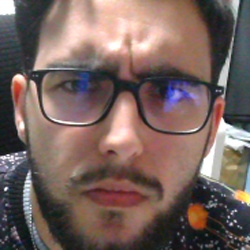
#> input picture fotos_entrenamiento/Enojo/rostro_104.jpg, 250 x 250 px, given in place of the camera
$ jupyter execute --allow-errors Reconocimiento.ipynb
#> lines starting #> are read from the running program, lines starting #| are printed output that depends on the picture
#> further down, frame is the input picture: shape (250, 250, 3); mean B, G, R 94.4, 99.8, 119.6
#> `gray = cv2.cvtColor(frame, cv2.COLOR_BGR2GRAY)`:
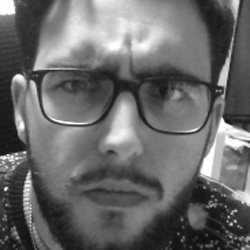
#> gray: shape (250, 250); min 9, max 255, mean 105.1
#> `faces = faceClassif.detectMultiScale(gray, scaleFactor=1.1, minNeighbo..`: faces = [[13, 16, 217, 217]]
#> `rostro = auxFrame[y:y+h,x:x+w]`:
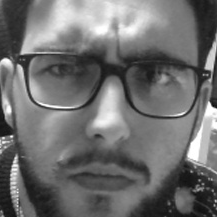
#> rostro: shape (217, 217); min 9, max 255, mean 110.3
#> `rostro = cv2.resize(rostro,(150,150), cv2.INTER_CUBIC)`:
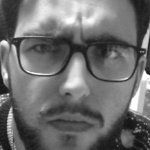
#> rostro: shape (150, 150); min 16, max 255, mean 110.2
[cell 1]
import cv2
import os
import numpy as np

[cell 2]
def emotionImage(emotion):
	# Emojis
	if emotion == 0: 		image = cv2.imread('./Emojis/Enojado.png', cv2.IMREAD_UNCHANGED)
	if emotion == 1: 	image = cv2.imread('./Emojis/Felicidad.png', cv2.IMREAD_UNCHANGED)
	if emotion == 2: 	image = cv2.imread('./Emojis/Neutro.png', cv2.IMREAD_UNCHANGED)
	if emotion == 3: 	image = cv2.imread('./Emojis/Sorpresa.png', cv2.IMREAD_UNCHANGED)
	if emotion == 4: 	image = cv2.imread('./Emojis/Tristeza.png', cv2.IMREAD_UNCHANGED)
	return image

[cell 3]
emotion_recognizer = cv2.face.LBPHFaceRecognizer_create()
#> (the rest of this cell did not finish here and is left out)

[cell 4]
dataPath = './fotos_entrenamiento/'
imagePaths = os.listdir(dataPath)
print('imagePaths=',imagePaths)

[cell 5]
cap = cv2.VideoCapture(0)
if not cap.isOpened():
    cap = cv2.VideoCapture(1)
    if not cap.isOpened():
        cap = cv2.VideoCapture(0)
        if not cap.isOpened():
            print('Camera error')
            exit(0)
        else: print('Camera 0')
    else: print('Camera 1')
else: print('Camera 0')

faceClassif = cv2.CascadeClassifier(cv2.data.haarcascades+'haarcascade_frontalface_default.xml')

#> (the rest of this cell did not finish here and is left out)

$ run again, on fotos_entrenamiento/Enojo/rostro_1063.jpg
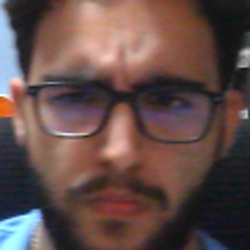
#> input picture fotos_entrenamiento/Enojo/rostro_1063.jpg, 250 x 250 px, given in place of the camera
#> frame is the input picture: shape (250, 250, 3); mean B, G, R 73.6, 77, 99.6
#> `gray = cv2.cvtColor(frame, cv2.COLOR_BGR2GRAY)`:
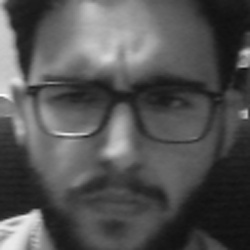
#> gray: shape (250, 250); min 15, max 250, mean 83.4
#> faces = [[14, 18, 221, 221]]
#> `rostro = auxFrame[y:y+h,x:x+w]`:
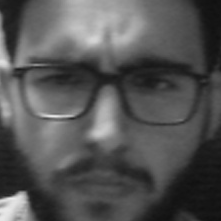
#> rostro: shape (221, 221); min 16, max 235, mean 84

$ run again, on fotos_entrenamiento/Enojo/rostro_1077.jpg
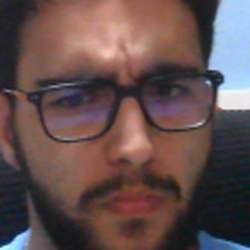
#> input picture fotos_entrenamiento/Enojo/rostro_1077.jpg, 250 x 250 px, given in place of the camera
#> frame is the input picture: shape (250, 250, 3); mean B, G, R 78.5, 79.5, 100
#> `gray = cv2.cvtColor(frame, cv2.COLOR_BGR2GRAY)`:
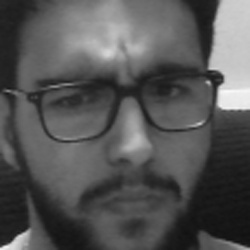
#> gray: shape (250, 250); min 17, max 249, mean 85.5
#> faces = [[30, 109, 85, 85], [13, 9, 228, 228]]
#> `rostro = auxFrame[y:y+h,x:x+w]`:
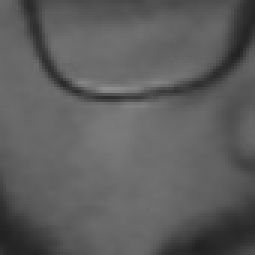
#> rostro: shape (85, 85) (shown 3 times larger); min 33, max 143, mean 93.3

$ run again, on fotos_entrenamiento/Enojo/rostro_1090.jpg
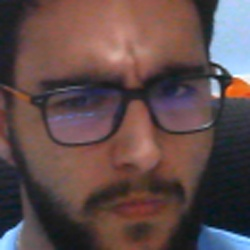
#> input picture fotos_entrenamiento/Enojo/rostro_1090.jpg, 250 x 250 px, given in place of the camera
#> frame is the input picture: shape (250, 250, 3); mean B, G, R 75.6, 76, 96.9
#> `gray = cv2.cvtColor(frame, cv2.COLOR_BGR2GRAY)`:
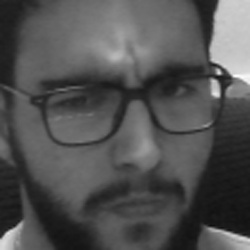
#> gray: shape (250, 250); min 14, max 252, mean 82.2
#> faces = [[20, 19, 222, 222]]
#> `rostro = auxFrame[y:y+h,x:x+w]`:
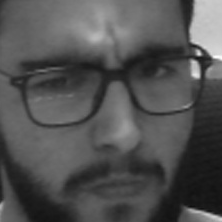
#> rostro: shape (222, 222); min 14, max 251, mean 82.3
